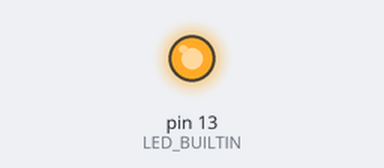
Recording of a sketch running on a simulated Arduino Uno, built with avr-gcc and run on an emulated ATmega328P. Parts: output pins drawn as LEDs (lit = HIGH).

Above: at 1.5 s.
At 3.5 s:
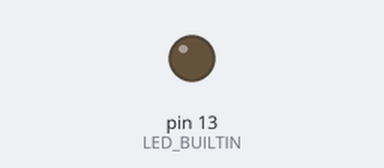
Timing chart, 0 to 5.2 s (numbered marks = the images above):
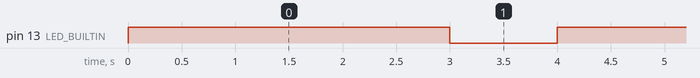

Measured:
- by itself, pin 13 (LED_BUILTIN): alternates HIGH for 3.0 s and LOW for 1.0 s

The sketch:

texto.ino
```cpp
// C++ code
// variables
//crear nuevas variables

int secs = 1;
void setup()
{
  secs = 3;
  pinMode(LED_BUILTIN, OUTPUT);
}

void loop()
{
  digitalWrite(LED_BUILTIN, HIGH);
  delay(secs*1000); // Wait for 1000 millisecond(s)
  digitalWrite(LED_BUILTIN, LOW);
  delay(1000); // Wait for 1000 millisecond(s)

}
```
